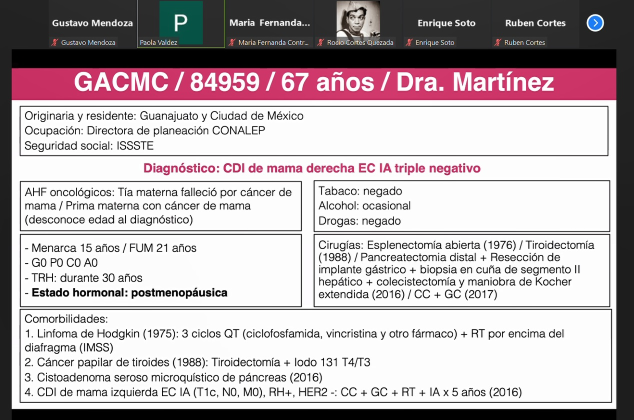
#> input picture images/prueba.jpg, 1267 x 839 px, found by its file name (shown at 1/2 size)
$ python ocr_pytess.py
#> lines starting #> are read from the running program, lines starting #| are printed output that depends on the picture
import pytesseract as tess
from PIL import Image
import cv2

#tess.pytesseract.tesseract_cmd = r'C:\Program Files\Tesseract-OCR\tesseract.exe'

image = cv2.imread('/home/josuevj/Documents/uni/servicio/sources/images/prueba.jpg')
#> image is the input picture: shape (839, 1267, 3); mean B, G, R 179.4, 176.3, 185.3

#cv2.imshow('Imagen original', image)

x, y, w, h = 10, 120, 1230, 750
recorte = image[y:y+h, x:x+w]
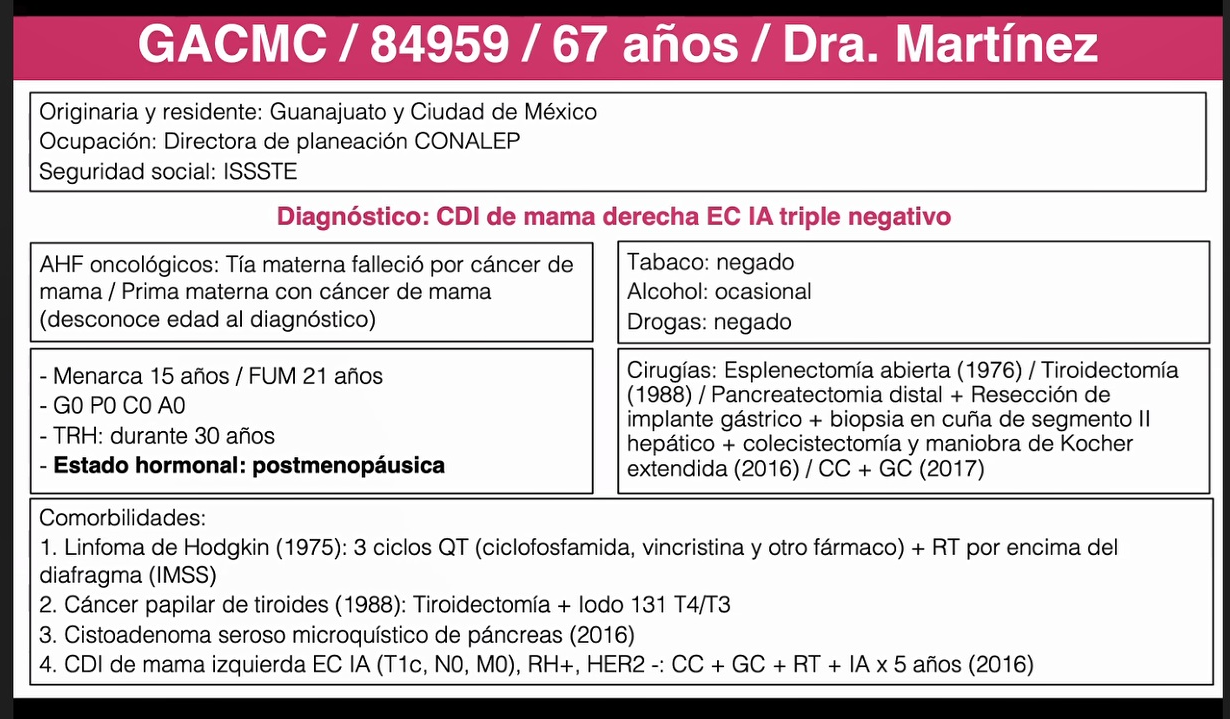
#> recorte: shape (719, 1230, 3); mean B, G, R 206.3, 202.4, 213.8

#lineas de codigo que muestran la imagen recortada
#cv2.imshow('Imagen recortada', recorte)
#cv2.waitKey(0)

#convirtiendo imagen a grises
gray = cv2.cvtColor(recorte, cv2.COLOR_BGR2GRAY)
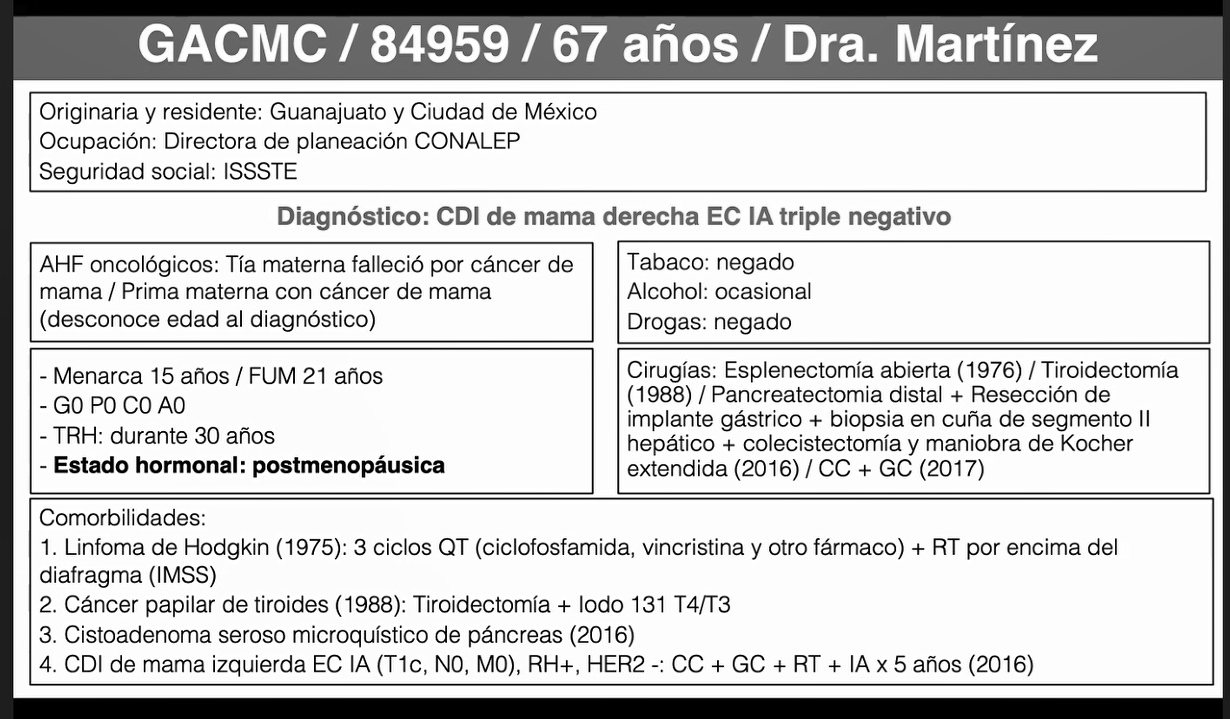
#> gray: shape (719, 1230); min 0, max 255, mean 206.2
#eliminamos ruido
gray = cv2.GaussianBlur(gray, (5,5), 0)
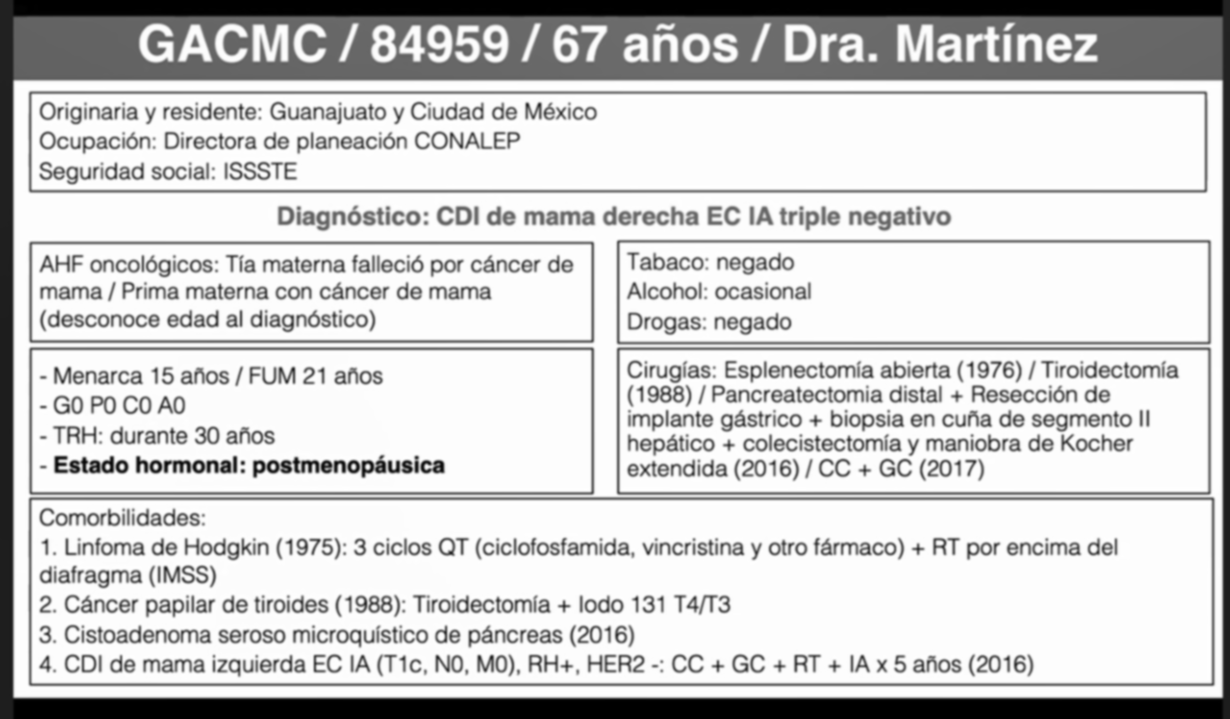
#> gray: shape (719, 1230); min 0, max 255, mean 206.2
#aplicamos binarizacion
#binary_img = cv2.adaptiveThreshold(gray, 255, cv2.ADAPTIVE_THRESH_GAUSSIAN_C,
#                                   cv2.THRESH_BINARY, 11, 2)

imagen_pil = Image.fromarray(gray)

#> (the run stopped early here; a loop or call above may not have finished)
